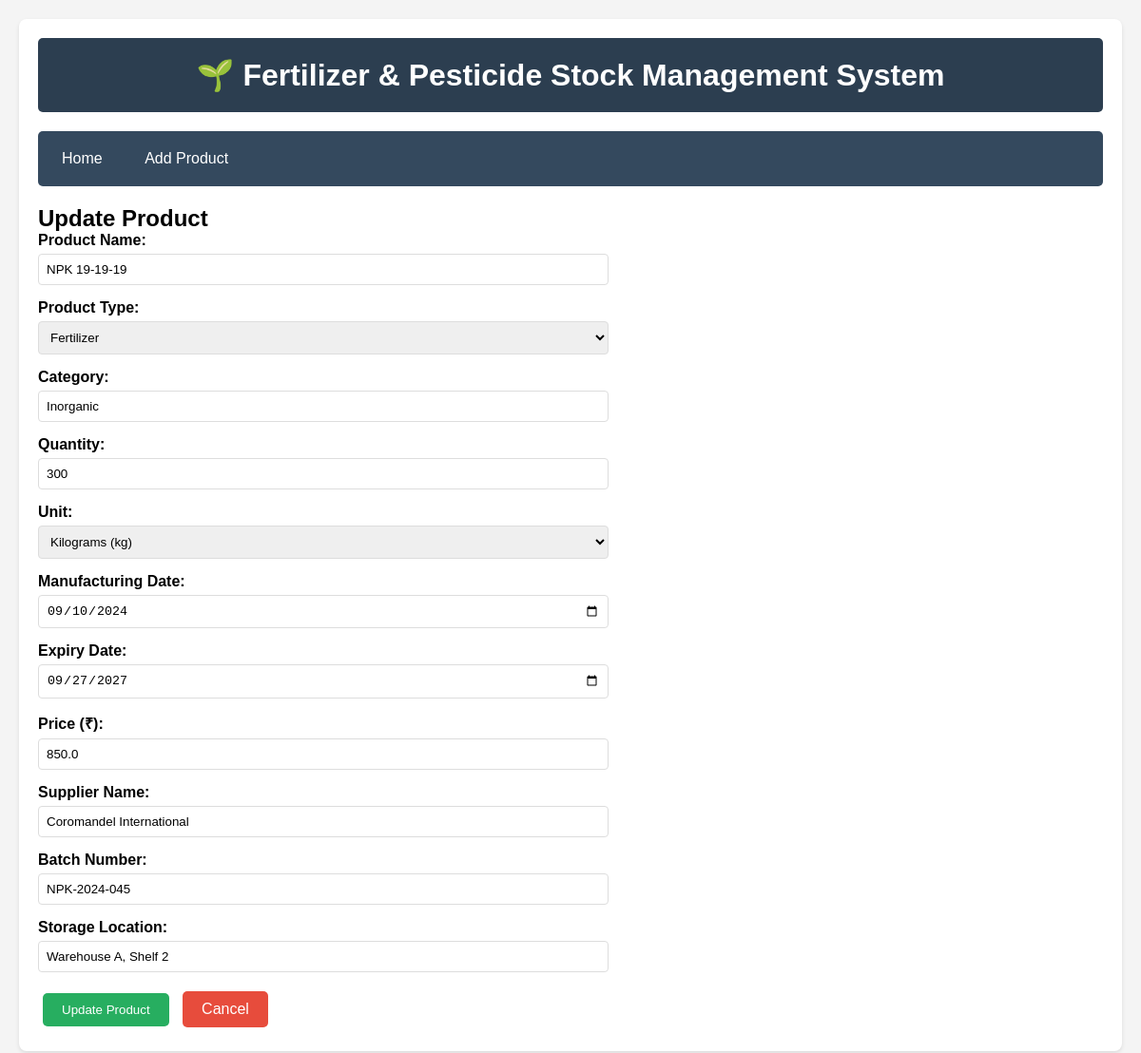
Page /update/3 on the committed database.
### tables this page shows
CREATE TABLE products (
            id INTEGER PRIMARY KEY AUTOINCREMENT,
            product_name TEXT NOT NULL,
            product_type TEXT NOT NULL,
            category TEXT NOT NULL,
            quantity INTEGER NOT NULL,
            unit TEXT NOT NULL,
            manufacturing_date TEXT NOT NULL,
            expiry_date TEXT NOT NULL,
            price REAL NOT NULL,
            supplier_name TEXT,
            batch_number TEXT,
            storage_location TEXT,
            date_added TEXT NOT NULL
        );

### app.py (the view, shortened to what this page needs)
@app.route('/update/<int:id>', methods=['GET', 'POST'])
def update_product(id):
    conn = get_db_connection()
    product = conn.execute('SELECT * FROM products WHERE id = ?', (id,)).fetchone()
    if product is None:
        flash('Product not found!', 'danger')
        conn.close()
        return redirect(url_for('index'))
    conn.close()
    return render_template('update_product.html', product=product)

### app.py (called while the page is built)
def get_db_connection():
    conn = sqlite3.connect(DATABASE)
    conn.row_factory = sqlite3.Row
    return conn

### templates/update_product.html (shortened to what this page needs)
{% extends 'layout.html' %}
{% block content %}
<h2>Update Product</h2>
<form method="POST" action="{{ url_for('update_product', id=product['id']) }}">
    <div class="form-group">
        <label>Product Name:</label>
        <input type="text" name="product_name" value="{{ product['product_name'] }}" required>
    </div>
    <div class="form-group">
        <label>Product Type:</label>
        <select name="product_type" required>
            <option value="Fertilizer" {% if product['product_type'] == 'Fertilizer' %}selected{% endif %}>Fertilizer</option>
        </select>
    </div>
    <div class="form-group">
        <label>Category:</label>
        <input type="text" name="category" value="{{ product['category'] }}" required>
    </div>
    <div class="form-group">
        <label>Quantity:</label>
        <input type="number" name="quantity" value="{{ product['quantity'] }}" min="0" required>
    </div>
    <div class="form-group">
        <label>Unit:</label>
        <select name="unit" required>
            <option value="kg" {% if product['unit'] == 'kg' %}selected{% endif %}>Kilograms (kg)</option>
        </select>
    </div>
    <div class="form-group">
        <label>Manufacturing Date:</label>
        <input type="date" name="manufacturing_date" value="{{ product['manufacturing_date'] }}" required>
    </div>
    <div class="form-group">
        <label>Expiry Date:</label>
        <input type="date" name="expiry_date" value="{{ product['expiry_date'] }}" required>
    </div>
    <div class="form-group">
        <label>Price (₹):</label>
        <input type="number" step="0.01" name="price" value="{{ product['price'] }}" min="0" required>
    </div>
    <div class="form-group">
        <label>Supplier Name:</label>
        <input type="text" name="supplier_name" value="{{ product['supplier_name'] }}">
    </div>
    <div class="form-group">
        <label>Batch Number:</label>
        <input type="text" name="batch_number" value="{{ product['batch_number'] }}">
    </div>
    <div class="form-group">
        <label>Storage Location:</label>
        <input type="text" name="storage_location" value="{{ product['storage_location'] }}">
    </div>
    <button type="submit" class="btn btn-success">Update Product</button>
    <a href="{{ url_for('index') }}" class="btn btn-danger">Cancel</a>
</form>
{% endblock %}

### templates/layout.html (style rules this page uses)
* { margin: 0; padding: 0; box-sizing: border-box; }
body { font-family: Arial, sans-serif; background-color: #f4f4f4; padding: 20px; }
.btn { padding: 10px 20px; text-decoration: none; border: none; border-radius: 5px; cursor: pointer; display: inline-block; margin: 5px; }
.btn-success { background-color: #27ae60; color: white; }
.btn-danger { background-color: #e74c3c; color: white; }
form { max-width: 600px; }
.form-group { margin-bottom: 15px; }
label { display: block; margin-bottom: 5px; font-weight: bold; }
input, select, textarea { width: 100%; padding: 8px; border: 1px solid #ddd; border-radius: 4px; }

### rows in the picture
products: product_name "NPK 19-19-19", product_type "Fertilizer", category "Inorganic", quantity "300", unit "Kilograms (kg)", manufacturing_date "09/10/2024", expiry_date "09/27/2027", price "850.0", supplier_name "Coromandel International", batch_number "NPK-2024-045", storage_location "Warehouse A, Shelf 2"
